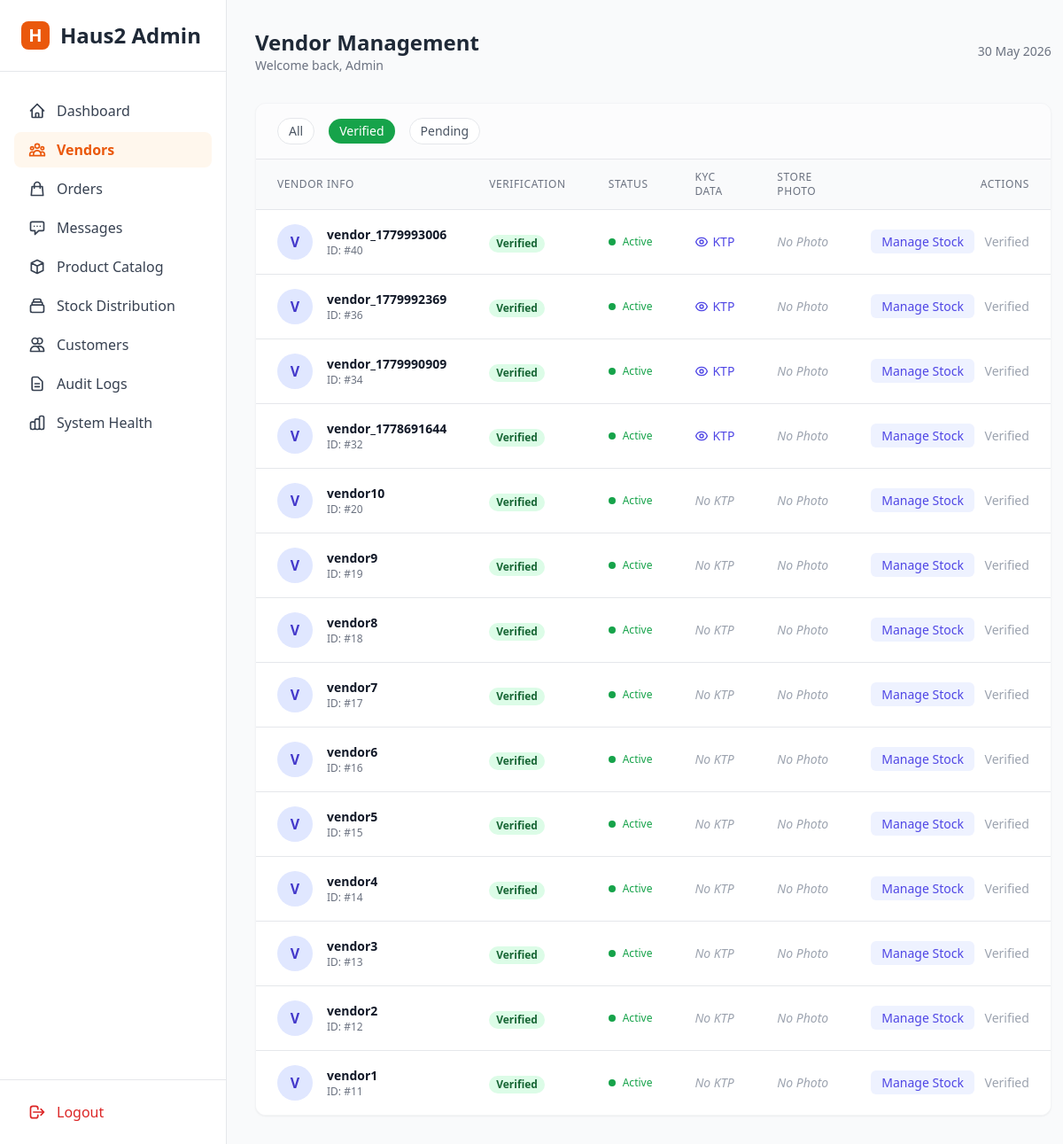
The app's page /web-admin/vendors?status=verified (signed in) with its own data.
### app/models.py (models this page shows, shortened)
class User(db.Model, SerializerMixin):
    __tablename__ = 'users'
    id = db.Column(db.Integer, primary_key=True)
    username = db.Column(db.String(80), unique=True, nullable=False)
    password_hash = db.Column(db.String(128), nullable=False)
    role = db.Column(db.String(20), nullable=False) # admin, vendor, customer
    is_verified = db.Column(db.Boolean, default=False) # For Vendor KYC
    ktp_image_url = db.Column(db.String(255), nullable=True)
    store_image_url = db.Column(db.String(255), nullable=True)
    failed_login_attempts = db.Column(db.Integer, default=0)
    locked_until = db.Column(db.DateTime, nullable=True)
    latitude = db.Column(db.Float, nullable=True)
    longitude = db.Column(db.Float, nullable=True)
    is_active = db.Column(db.Boolean, default=True) # Toggle for vendors
    fcm_token = db.Column(db.String(255), nullable=True)
    created_at = db.Column(db.DateTime, default=lambda: datetime.now(timezone.utc))
    serialize_only = ('id', 'username', 'role', 'is_verified', 'latitude', 'longitude', 'is_active', 'created_at')

### app/web_admin.py (the view)
@web_admin_bp.route('/vendors', methods=['GET'])
def vendors():
    if 'admin_id' not in session:
        return redirect(url_for(LOGIN_ROUTE))
    status_filter = request.args.get('status', 'all')
    query = User.query.filter_by(role='vendor')
    if status_filter == 'pending':
        query = query.filter_by(is_verified=False)
    elif status_filter == 'verified':
        query = query.filter_by(is_verified=True)
    all_vendors = query.order_by(User.id.desc()).all()
    return render_template('admin/vendors.html', vendors=all_vendors, current_filter=status_filter)

### app/web_admin.py (called while the page is built)
@web_admin_bp.context_processor
def inject_globals():
    try:
        pending_vendors = User.query.filter_by(role='vendor', is_verified=False).count()
        unread_messages = 0
        admin_id = session.get('admin_id')
        if admin_id:
            unread_messages = ChatMessage.query.filter_by(receiver_id=admin_id, is_read=False).count()
        return {
            'now': datetime.now(timezone.utc),
            'pending_vendor_count': pending_vendors,
            'unread_msg_count': unread_messages
        }
    except:
        return {'now': datetime.now(), 'pending_vendor_count': 0, 'unread_msg_count': 0}

### app/templates/admin/vendors.html (shortened to what this page needs)
{% extends 'base.html' %}
{% block header_title %}Vendor Management{% endblock %}
{% block content %}
<div class="bg-white rounded-xl shadow-sm border border-gray-100 overflow-hidden">
    <div class="px-6 py-4 border-b flex flex-col sm:flex-row justify-between items-center bg-gray-50/50">
        <div class="flex items-center space-x-4 mb-4 sm:mb-0">
            <a href="{{ url_for('web_admin.vendors', status='all') }}" class="px-3 py-1 text-sm font-medium rounded-full {% if current_filter == 'all' %}bg-indigo-600 text-white{% else %}bg-white text-gray-600 border hover:bg-gray-50{% endif %}">
                All
            </a>
            <a href="{{ url_for('web_admin.vendors', status='verified') }}" class="px-3 py-1 text-sm font-medium rounded-full {% if current_filter == 'verified' %}bg-green-600 text-white{% else %}bg-white text-gray-600 border hover:bg-gray-50{% endif %}">
                Verified
            </a>
            <a href="{{ url_for('web_admin.vendors', status='pending') }}" class="px-3 py-1 text-sm font-medium rounded-full {% if current_filter == 'pending' %}bg-yellow-600 text-white{% else %}bg-white text-gray-600 border hover:bg-gray-50{% endif %}">
                Pending
            </a>
        </div>
    </div>
    <div class="overflow-x-auto">
        <table class="min-w-full divide-y divide-gray-200">
            <thead class="bg-gray-50">
                <tr>
                    <th class="px-6 py-3 text-left text-xs font-medium text-gray-500 uppercase tracking-wider">Vendor Info</th>
                    <th class="px-6 py-3 text-left text-xs font-medium text-gray-500 uppercase tracking-wider">Verification</th>
                    <th class="px-6 py-3 text-left text-xs font-medium text-gray-500 uppercase tracking-wider">Status</th>
                    <th class="px-6 py-3 text-left text-xs font-medium text-gray-500 uppercase tracking-wider">KYC Data</th>
                    <th class="px-6 py-3 text-left text-xs font-medium text-gray-500 uppercase tracking-wider">Store Photo</th>
                    <th class="px-6 py-3 text-right text-xs font-medium text-gray-500 uppercase tracking-wider">Actions</th>
                </tr>
            </thead>
            <tbody class="bg-white divide-y divide-gray-200">
                {% for vendor in vendors %}
                <tr class="hover:bg-gray-50 transition-colors">
                    <td class="px-6 py-4 whitespace-nowrap">
                        <div class="flex items-center">
                            <div class="h-10 w-10 rounded-full bg-indigo-100 flex items-center justify-center text-indigo-700 font-bold">
                                {{ vendor.username[0]|upper }}
                            </div>
                            <div class="ml-4">
                                <div class="text-sm font-bold text-gray-900">{{ vendor.username }}</div>
                                <div class="text-xs text-gray-500">ID: #{{ vendor.id }}</div>
                            </div>
                        </div>
                    </td>
                    <td class="px-6 py-4 whitespace-nowrap">
                        {% if vendor.is_verified %}
                        <span class="px-2 inline-flex text-xs leading-5 font-semibold rounded-full bg-green-100 text-green-800">
                            Verified
                        </span>
                        {% else %}
                        <span class="px-2 inline-flex text-xs leading-5 font-semibold rounded-full bg-yellow-100 text-yellow-800">
                            Pending
                        </span>
                        {% endif %}
                    </td>
                    <td class="px-6 py-4 whitespace-nowrap">
                        {% if vendor.is_active %}
                        <span class="flex items-center text-xs text-green-600 font-medium">
                            <span class="h-2 w-2 rounded-full bg-green-600 mr-2"></span> Active
                        </span>
                        {% else %}
                        <span class="flex items-center text-xs text-gray-400 font-medium">
                            <span class="h-2 w-2 rounded-full bg-gray-400 mr-2"></span> Offline
                        </span>
                        {% endif %}
                    </td>
                    <td class="px-6 py-4 whitespace-nowrap text-sm text-gray-500">
                        {% if vendor.ktp_image_url %}
                        <a href="{{ vendor.ktp_image_url }}" target="_blank" class="text-indigo-600 hover:text-indigo-900 flex items-center">
                            KTP
                        </a>
                        {% else %}
                        <span class="text-gray-400 italic">No KTP</span>
                        {% endif %}
                    </td>
                    <td class="px-6 py-4 whitespace-nowrap text-sm text-gray-500">
                        {% if vendor.store_image_url %}
                        <a href="{{ vendor.store_image_url }}" target="_blank" class="text-indigo-600 hover:text-indigo-900 flex items-center">
                            <svg class="w-4 h-4 mr-1" fill="none" stroke="currentColor" viewBox="0 0 24 24"><path stroke-linecap="round" stroke-linejoin="round" stroke-width="2" d="M3 9a2 2 0 012-2h.93a2 2 0 001.664-.89l.812-1.22A2 2 0 0110.07 4h3.86a2 2 0 011.664.89l.812 1.22A2 2 0 0018.07 7H19a2 2 0 012 2v9a2 2 0 01-2 2H5a2 2 0 01-2-2V9z"></path><path stroke-linecap="round" stroke-linejoin="round" stroke-width="2" d="M15 13a3 3 0 11-6 0 3 3 0 016 0z"></path></svg>
                            Foto Toko
                        </a>
                        {% else %}
                        <span class="text-gray-400 italic">No Photo</span>
                        {% endif %}
                    </td>
                    <td class="px-6 py-4 whitespace-nowrap text-right text-sm font-medium">
                        {% if vendor.is_verified %}
                        <a href="{{ url_for('web_admin.update_vendor_stock', vendor_id=vendor.id) }}" class="text-indigo-600 hover:text-indigo-900 bg-indigo-50 px-3 py-1 rounded-md mr-2 transition-colors">Manage Stock</a>
                        {% endif %}
                        {% if not vendor.is_verified %}
                        <a href="{{ url_for('web_admin.verify_action', user_id=vendor.id, action='approve') }}" class="text-white bg-green-600 hover:bg-green-700 px-3 py-1 rounded-md mr-2 transition-colors">Approve</a>
                        <a href="{{ url_for('web_admin.verify_action', user_id=vendor.id, action='reject') }}" onclick="return confirm('Reject this vendor?')" class="text-red-600 hover:text-red-900">Reject</a>
                        {% else %}
                        <span class="text-gray-400">Verified</span>
                        {% endif %}
                    </td>
                </tr>
                {% else %}
                <tr>
                    <td colspan="5" class="px-6 py-12 text-center text-gray-500 italic">
                        No vendors found for this filter.
                    </td>
                </tr>
                {% endfor %}
            </tbody>
        </table>
    </div>
</div>
{% endblock %}

### records on screen
User: username "V", username "vendor_1779993006", id "40", is_verified "Verified", is_active True (drawn), shows "No Photo"
User: username "V", username "vendor_1779992369", id "36", is_verified "Verified", is_active True (drawn), shows "No Photo"
User: username "V", username "vendor_1779990909", id "34", is_verified "Verified", is_active True (drawn), shows "No Photo"
User: username "V", username "vendor_1778691644", id "32", is_verified "Verified", is_active True (drawn), shows "No Photo"
User: username "V", username "vendor10", id "20", is_verified "Verified", is_active True (drawn), shows "No KTP", shows "No Photo"
User: username "V", username "vendor9", id "19", is_verified "Verified", is_active True (drawn), shows "No KTP", shows "No Photo"
User: username "V", username "vendor8", id "18", is_verified "Verified", is_active True (drawn), shows "No KTP", shows "No Photo"
User: username "V", username "vendor7", id "17", is_verified "Verified", is_active True (drawn), shows "No KTP", shows "No Photo"
User: username "V", username "vendor6", id "16", is_verified "Verified", is_active True (drawn), shows "No KTP", shows "No Photo"
User: username "V", username "vendor5", id "15", is_verified "Verified", is_active True (drawn), shows "No KTP", shows "No Photo"
User: username "V", username "vendor4", id "14", is_verified "Verified", is_active True (drawn), shows "No KTP", shows "No Photo"
User: username "V", username "vendor3", id "13", is_verified "Verified", is_active True (drawn), shows "No KTP", shows "No Photo"
User: username "V", username "vendor2", id "12", is_verified "Verified", is_active True (drawn), shows "No KTP", shows "No Photo"
User: username "V", username "vendor1", id "11", is_verified "Verified", is_active True (drawn), shows "No KTP", shows "No Photo"
